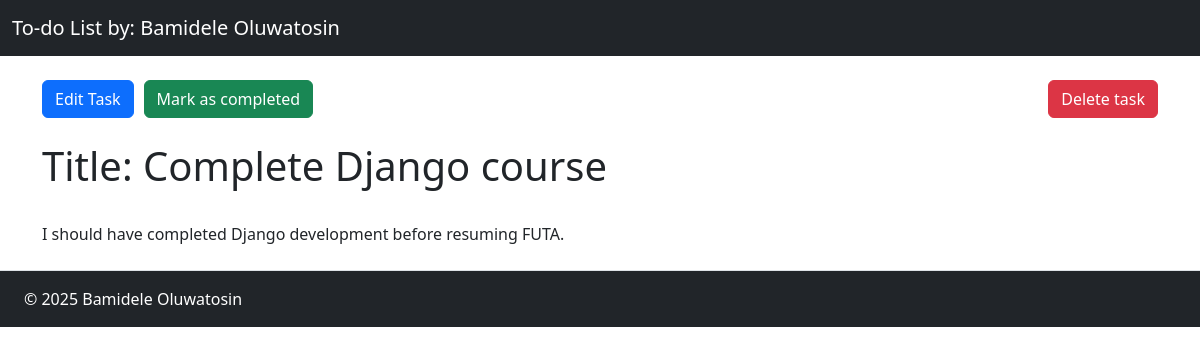
The page /task/1/ on the database as committed earlier.
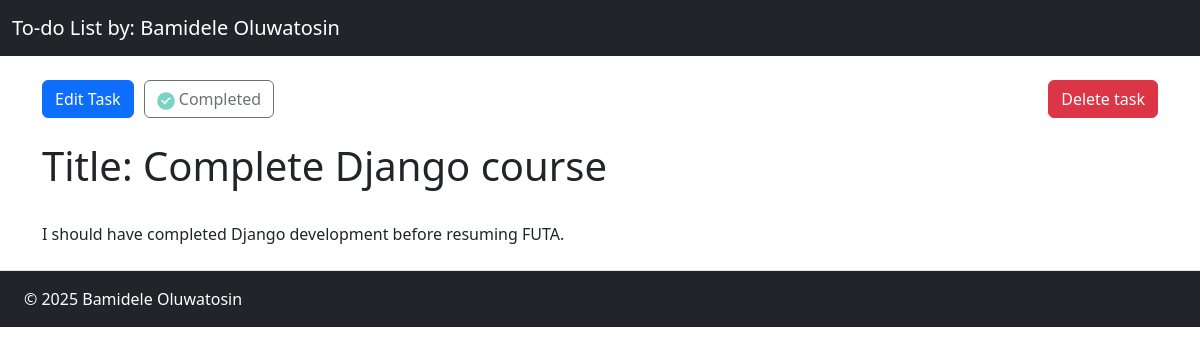
The same page on the database as committed later.
### todo_list/views.py (the view)
# urls.py: path("task/<str:pk>/", views.task_page, name='task_page'),
def task_page(request, pk):
    task = Task.objects.get(pk=pk)
    if request.method == 'POST':
        task.is_completed = True
        task.save()
    context = {'task' : task}
    return render(request, 'todo_list/task_page.html', context)

### todo_list/templates/todo_list/task_page.html (shortened to what this page needs)
{% extends 'todo_list/base.html' %}
{% load static %}
{% block main_content %}
    <div class="my-4 links">
        <a href="{% url 'edit_task' task.id %}" class="btn btn-primary">Edit Task</a>
        {% if task.is_completed %}
            <button disabled class="btn"><img src="{% static 'todo_list/assets/done-icon.png' %}" width="18px"> Completed</button>
        {% else %}
            <form method="POST" autocomplete="off">
                <button type="submit" class="btn btn-success">Mark as completed</button>
            </form>
        {% endif %}
        <a href="{% url 'delete_task' task.id %}" class="btn btn-danger destructive-btn">Delete task</a>
    </div>
    <h1>Title: {{task.title}}</h1>
    <br>
    <p>{{task.description}}</p>
{% endblock %}

Rows that differ between the two databases and show on the page:
changed Task "Complete Django course": is_completed False → True (drawn)
Other text that changed with them:
text no longer shown: "Mark as completed"
text now shown: "Completed"
